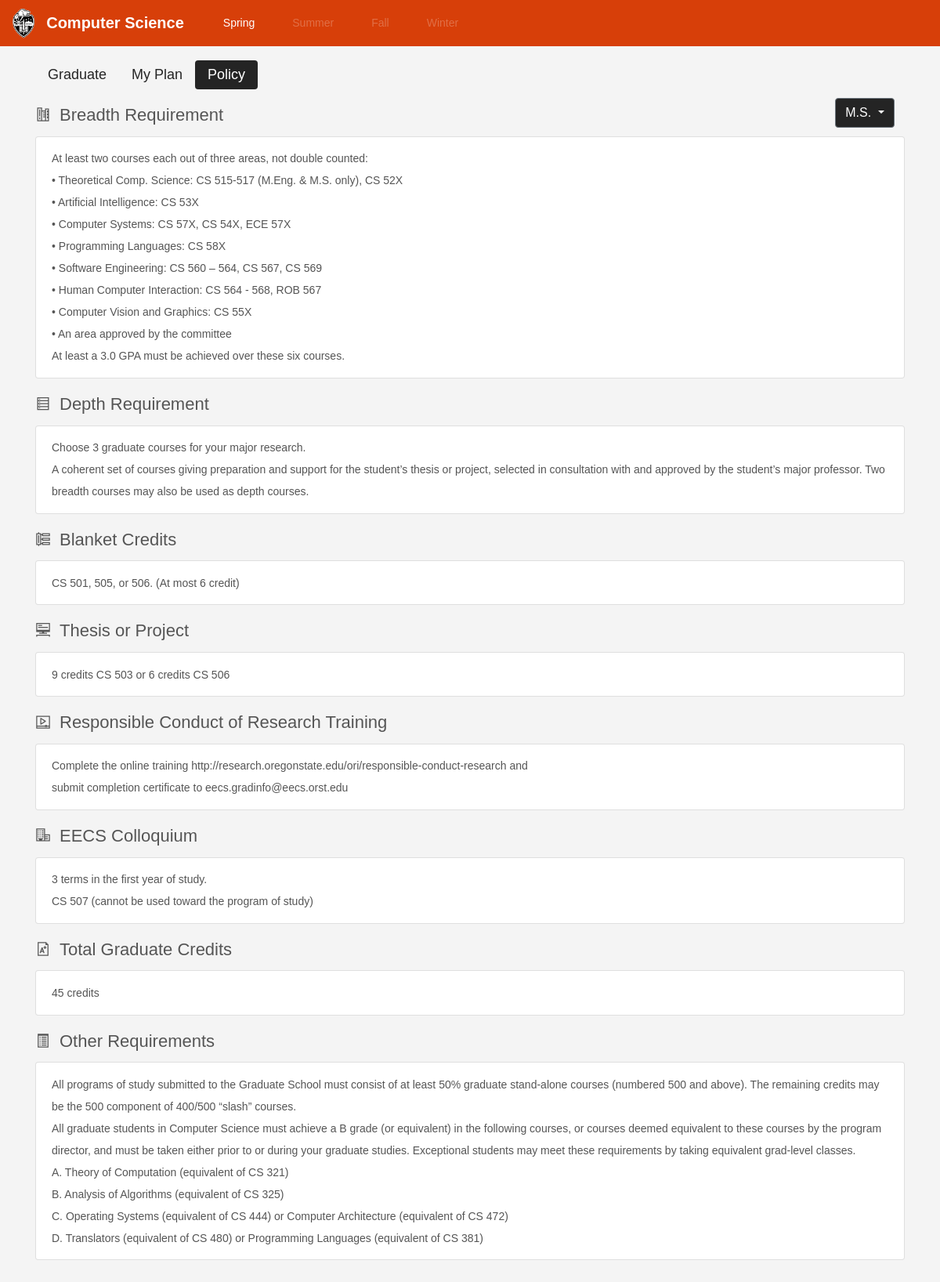
The page /mspolicy/ on the database its author committed.
### policy/models.py (models this page shows)
class Policy(models.Model):
    CS_CHOICES = [
        ('MS', 'M.S.'),
        ('MEng', 'M.Eng.'),
        ('PhD', 'Ph.D.'),
    ]
    Program = models.CharField(max_length=12, choices=CS_CHOICES, default='MS')
    Breadth_Requirement = models.TextField(blank=True, verbose_name='Breadth Requirement')
    Depth_Requirement = models.TextField(blank=True, verbose_name='Depth Requirement')
    Theoretical_Computer_Science = models.CharField(blank=True, max_length=120, verbose_name='Theoretical Computer Science')
    Blanket_Credits = models.TextField(blank=True, verbose_name='Blanket Credits')
    Thesis_or_Project = models.TextField(blank=True, verbose_name='Thesis or Project')
    Responsible_Conduct_of_Research_Training = models.TextField(blank=True,
                                                                verbose_name='Responsible Conduct of Research Training')
    EECS_Colloquium = models.TextField(blank=True, verbose_name='EECS Colloquium')
    Total_Graduate_Credits = models.CharField(blank=True, max_length=120, verbose_name='Total Graduate Credits')
    Basic_Requirement = models.TextField(blank=True, verbose_name='Basic Requirement')
    class Meta:
        verbose_name = 'requirement'
        verbose_name_plural = 'CS_policy'

### policy/views.py (the view)
# urls.py: path('mspolicy/', MS_policy_view, name='mspolicy'),
def MS_policy_view(request):
    obj = Policy.objects.get(id=2)
    context = {
        'object': obj
    }
    return render(request, "MSngPolicy.html", context)

### templates/MSngPolicy.html (shortened to what this page needs)
{% extends 'base.html' %}
{% block content %}
<div class="select-level">
    <ul class="nav nav-pills">
        <li class="nav-item">
            <a class="nav-link" href="../course">Graduate</a>
        </li>
        <li class="nav-item">
            <a class="nav-link" href="../plan">My Plan</a>
        </li>
        <li class="nav-item">
            <a class="nav-link active" href="#">Policy</a>
        </li>
    </ul>
</div>
<div class="form-check form-check-inline">
    <div class="timeC"><img src="../static/image/breadth.svg">Breadth Requirement</div>
    <div class="btn-group">
        <button type="button" class="btn btn-secondary dropdown-toggle" data-toggle="dropdown" aria-haspopup="true"
                aria-expanded="false">
        M.S.
        </button>
    </div>
</div>
<div class="card">
    <div class="card-body">
        <h7 class="card-text">{{ object.Breadth_Requirement | linebreaksbr}}</h7>
    </div>
</div>
{% if object.Depth_Requirement != None and object.Depth_Requirement != '' %}
<div class="timeC"><img src="../static/image/depth.svg">Depth Requirement</div>
<div class="card">
    <div class="card-body">
        <h7 class="card-text">{{ object.Depth_Requirement | linebreaksbr}}</h7>
    </div>
</div>
{% endif %}
{% if object.Blanket_Credits != None and object.Blanket_Credits != '' %}
<div class="timeC"><img src="../static/image/blanket.svg">Blanket Credits</div>
<div class="card">
    <div class="card-body">
        <h7 class="card-text">{{ object.Blanket_Credits | linebreaksbr}}</h7>
    </div>
</div>
{% endif %}
{% if object.Blanket_Credits != None and object.Thesis_or_Project != '' %}
<div class="timeC"><img src="../static/image/thesis.svg">Thesis or Project</div>
<div class="card">
    <div class="card-body">
        <h7 class="card-text">{{ object.Thesis_or_Project | linebreaksbr}}</h7>
    </div>
</div>
{% endif %}
{% if object.Blanket_Credits != None and object.Responsible_Conduct_of_Research_Training != '' %}
<div class="timeC"><img src="../static/image/responsible.svg">Responsible Conduct of Research Training</div>
<div class="card">
    <div class="card-body">
        <h7 class="card-text">{{ object.Responsible_Conduct_of_Research_Training | linebreaksbr}}</h7>
    </div>
</div>
{% endif %}
{% if object.Blanket_Credits != None and object.EECS_Colloquium != '' %}
<div class="timeC"><img src="../static/image/colloquium.svg">EECS Colloquium</div>
<div class="card">
    <div class="card-body">
        <h7 class="card-text">{{ object.EECS_Colloquium | linebreaksbr}}</h7>
    </div>
</div>
{% endif %}
{% if object.Blanket_Credits != None and object.Total_Graduate_Credits != '' %}
<div class="timeC"><img src="../static/image/credits.svg">Total Graduate Credits</div>
<div class="card">
    <div class="card-body">
        <h7 class="card-text">{{ object.Total_Graduate_Credits }}</h7>
    </div>
</div>
{% endif %}
{% if object.Blanket_Credits != None and object.EECS_Colloquium != '' %}
<div class="timeC"><img src="../static/image/basic.svg">Other Requirements</div>
<div class="card">
    <div class="card-body">
        <h7 class="card-text">{{ object.Basic_Requirement | linebreaksbr}}</h7>
    </div>
</div>
{% endif %}
{% endblock %}

### static/css/style.css (style rules this page uses)
body { background-color: #f4f4f4; color: #555555; font-family: Arial, Helvetica, sans-serif; font-size: 14px; font-weight: normal; line-height: 1.5em; }
h7 { font-size: 14px; line-height: 2; }
.select-level { margin: 1em 0px 0em; font-size: 18px; }
.nav-pills .nav-link.active, .nav-pills .show > .nav-link { background-color: rgba(0, 0, 0, 0.85); }
a { color: rgba(0, 0, 0, 0.85); }
.timeC { margin: 0.5em 0px 0.1em; font-size: 22px; width: 92%; }
.timeC img { height: 20px; width: 20px; margin: 0.5em 0.5em 0.7em 0em; }
.card-body { padding: 0.85rem 1.25rem; }
.form-check-inline { width: 100%; }
.btn-secondary { background-color: rgba(0, 0, 0, 0.85); }

### rows shown on the page
Policy: Breadth_Requirement "At least two courses each out of three areas, not double counted: • Theoretical Comp. Science: CS 515-517 (M.Eng. & M.S. only), CS 52X • Artificial Intelligence: CS 53X • Computer Systems: CS 57X, CS 54X, ECE 57X • Programming Languages: CS 58X • Software Engineering: CS 560 – 564, CS 567, CS 569 • Human Computer Interaction: CS 564 - 568, ROB 567 • Computer Vision and Graphics: CS 55X • An area approved by the committee At least a 3.0 GPA must be achieved over these six courses.", Depth_Requirement "Choose 3 graduate courses for your major research. A coherent set of courses giving preparation and support for the student’s thesis or project, selected in consultation with and approved by the student’s major professor. Two breadth courses may also be used as depth courses.", Blanket_Credits "CS 501, 505, or 506. (At most 6 credit)", Thesis_or_Project "9 credits CS 503 or 6 credits CS 506", Responsible_Conduct_of_Research_Training "Complete the online training http://research.oregonstate.edu/ori/responsible-conduct-research and submit completion certificate to eecs.gradinfo@eecs.orst.edu", EECS_Colloquium "3 terms in the first year of study. CS 507 (cannot be used toward the program of study)", Total_Graduate_Credits "45 credits", Basic_Requirement "All programs of study submitted to the Graduate School must consist of at least 50% graduate stand-alone courses (numbered 500 and above). The remaining credits may be the 500 component of 400/500 “slash” courses. All graduate students in Computer Science must achieve a B grade (or equivalent) in the following courses, or courses deemed equivalent to these courses by the program director, and must be taken either prior to or during your graduate studies. Exceptional students may meet these requirements by taking equivalent grad-level classes. A. Theory of Computation (equivalent of CS 321) B. Analysis of Algorithms (equivalent of CS 325) C. Operating Systems (equivalent of CS 444) or…"
